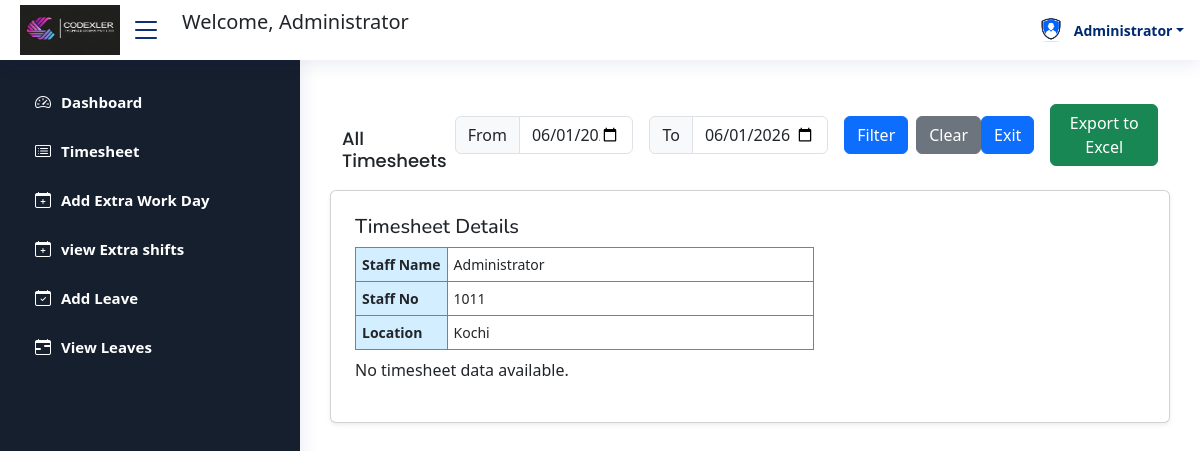
Page /view_all_timesheets (signed in) on the committed database.
### codex_app/models.py (models this page shows, shortened)
class Registration(models.Model):
    Emp_Id = models.CharField(max_length=200, null=True, blank=True)
    First_name = models.CharField(max_length=200, null=True, blank=True)
    department = models.ForeignKey(
        Department,
        on_delete=models.SET_NULL,
        null=True,
        blank=True
    )
    designation = models.ForeignKey(
        Designation,
        on_delete=models.SET_NULL,
        null=True,
        blank=True
    )
    Email = models.EmailField(max_length=200, null=True, blank=True)
    Password = models.CharField(max_length=200, null=True, blank=True)
    Mobile_Number = models.CharField(max_length=200, null=True, blank=True)
    Registration_date = models.DateField(null=True, blank=True)
    Image = models.ImageField(upload_to='images/', null=True, blank=True)
    Gender = models.CharField(max_length=200, null=True, blank=True)
    Address = models.CharField(max_length=1000, null=True, blank=True)
    Location = models.CharField(max_length=1000, null=True, blank=True)
    User_role = models.CharField(max_length=200, null=True, blank=True)
    user = models.OneToOneField(
        User,
        on_delete=models.CASCADE,
        null=True,
        blank=True
    )

### codex_app/views.py (the view, shortened to what this page needs)
# urls.py: path('view_all_timesheets', views.view_all_timesheets, name='view_all_timesheets'),
def view_all_timesheets(request):
    staff_id = request.session.get('logg')
    if not staff_id:
        return render(request, 'error.html', {'message': 'User not logged in'})
    bok = get_object_or_404(Registration, id=staff_id)
    from_date = request.GET.get('from_date', '')
    to_date = request.GET.get('to_date', '')
    timesheets = Create_Timesheet.objects.filter(staff_list=bok)
    timesheet = Create_Timesheet_Line.objects.filter(staff_list=bok)
    if from_date:
        from_date = datetime.strptime(from_date, '%Y-%m-%d').date()
    if to_date:
        to_date = datetime.strptime(to_date, '%Y-%m-%d').date()
    monthly_timesheets = defaultdict(list)
    total_hours_all = 0
    return render(request, 'view_all_timesheets.html', {
        'monthly_timesheets': dict(monthly_timesheets),
        'total_hours': total_hours_all,
        'bok': bok,
        'from_date': from_date,
        'to_date': to_date,
        'timesheet':timesheet
    })

### templates/view_all_timesheets.html (shortened to what this page needs)
{% load static %}
{% include 'admin_nav.html' %}
<!DOCTYPE html>
<html lang="en">
<head>
  <link href="https://cdn.jsdelivr.net/npm/bootstrap@5.3.0/dist/css/bootstrap.min.css" rel="stylesheet">
</head>
<body>
  <main id="main" class="main">
  <div class="container mt-4">
    <div class="d-flex justify-content-between align-items-center">
      <h3 class="card-title">All Timesheets</h3>
      <form method="get" id="filterForm" class="mb-4 d-flex align-items-center">
        <div class="d-flex">
          <div class="input-group me-3">
            <span class="input-group-text" id="from-date-prefix">From</span>
            <input type="date" name="from_date" id="from_date" class="form-control">
          </div>
          <div class="input-group me-3">
            <span class="input-group-text" id="to-date-prefix">To</span>
            <input type="date" name="to_date" id="to_date" class="form-control">
          </div>
          <button type="submit" class="btn btn-primary me-2">Filter</button>
          <button type="button" id="clearFilter" class="btn btn-secondary">Clear</button>
        </div>
      </form>
      <div class="mb-4 text-end d-flex align-items-center">
        <a href="{% url 'view_timesheets_staff' %}"class="btn btn-primary me-3">Exit</a>
        <button class="btn btn-success" id="export-excel">Export to Excel</button>
      </div>
    </div>
  </div>
  <div class="card shadow-sm">
    <div class="card-body p-4">
      <div class="mb-2" id="timesheet-details">
        <h5 class="mb-2">Timesheet Details</h5>
        <table class="table-bordered" style="border-collapse: collapse; font-size: 14px;">
          <tr>
            <th style="background-color: #D3EEFF; text-align: left; padding: 6px;width: 20%; ">Staff Name</th>
            <td style="padding: 6px;">{{ bok.First_name }}</td>
          </tr>
          <tr>
            <th style="background-color: #D3EEFF; text-align: left; padding: 6px;width: 20%; ">Staff No</th>
            <td style="padding: 6px;">{{ bok.Emp_Id }}</td>
          </tr>
          <tr>
            <th style="background-color: #D3EEFF; text-align: left; padding: 6px;width: 20%; ">Location</th>
            <td style="padding: 6px;">{{ bok.Location }}</td>
          </table>
      </div>
{% if monthly_timesheets %}
<div class="card mb-3">
  <div class="card-body p-2">
    <table class="table table-bordered table-striped align-middle text-center" id="timesheet-table" style="font-size: 13px;">
      <thead>
        <tr>
          <th style="background-color: #D3EEFF; width: 10%;">Sl No</th>
          <th style="background-color: #D3EEFF; width: 15%;">Date</th>
          <th style="background-color: #D3EEFF; width: 15%;">Day</th>
          <th style="background-color: #D3EEFF; width: 15%;">Project No</th>
          <th style="background-color: #D3EEFF; width: 15%;">Project Name</th>
          <th style="background-color: #D3EEFF; width: 20%;">Description</th>
          <th style="background-color: #D3EEFF; width: 15%;">Week</th>
          <th style="background-color: #D3EEFF; width: 15%;">Hours Worked</th>
        </tr>
      </thead>
      <tbody>
        {% for month, entries in monthly_timesheets.items %}
        {% regroup entries by week_label as week_groups %}
        {% for week in week_groups %}
          {% for entry in week.list %}
            <tr>
              <td>{{ forloop.parentloop.counter0|add:forloop.counter }}</td>
              <td>{{ entry.date }}</td>
              <td>
                <table style="width: 100%; padding: 2px;">
                  <tbody>
                    {% if entry.hours.mon %}<tr><td>Mon</td></tr>{% endif %}
                    {% if entry.hours.tue %}<tr><td>Tue</td></tr>{% endif %}
                    {% if entry.hours.wed %}<tr><td>Wed</td></tr>{% endif %}
                    {% if entry.hours.thu %}<tr><td>Thu</td></tr>{% endif %}
                    {% if entry.hours.fri %}<tr><td>Fri</td></tr>{% endif %}
                    {% if entry.hours.sat %}<tr><td>Sat</td></tr>{% endif %}
                    {% if entry.hours.sun %}<tr><td>Sun</td></tr>{% endif %}
                  </tbody>
                </table>
              </td>
              <td>{{ entry.project_no }}</td>
              <td>{{ entry.project_name }}</td>
              <td>{{ entry.remarks }}</td>
              <td>{{ week.grouper }}</td>
              <td class="fw-bold total-hours" style="font-size: 14px;">{{ entry.total }}</td>
            </tr>
          {% endfor %}
        {% endfor %}
      {% endfor %}
      {% else %}
        <p>No timesheet data available.</p>
      {% endif %}
</body>
</html>

### templates/admin_nav.html (shortened to what this page needs)
{% load static %}
<!DOCTYPE html>
<html lang="en">
<head>
  <link rel="stylesheet" href="https://pro.fontawesome.com/releases/v5.10.0/css/all.css">
  <link rel="stylesheet" href="https://cdn.jsdelivr.net/npm/bootstrap@5.3.0/dist/css/bootstrap.min.css">
  <link rel="stylesheet" href="static/assets/vendor/bootstrap-icons/bootstrap-icons.css">
  <link rel="stylesheet" href="static/assets/vendor/boxicons/css/boxicons.min.css">
  <link rel="stylesheet" href="static/assets/vendor/quill/quill.snow.css">
  <link rel="stylesheet" href="static/assets/vendor/remixicon/remixicon.css">
  <link rel="stylesheet" href="static/assets/vendor/simple-datatables/style.css">
  <link rel="stylesheet" href="static/assets/css/style.css">
</head>
<body>
  <header id="header" class="header fixed-top d-flex align-items-center">
    <div class="d-flex align-items-center justify-content-between">
      <a href=""><img src="/static/logo_c_frame.jpeg" width="100" height="50" alt=""></a>
      <i class="bi bi-list toggle-sidebar-btn"></i>
    </div>
    <div class="search-bar">
      <p style="font-size:20px;">Welcome, {{ bok.First_name }}
     </p>
    </div>
    <nav class="header-nav ms-auto">
      <ul class="d-flex align-items-center">
        <li class="nav-item dropdown pe-3">
          <a class="nav-link nav-profile d-flex align-items-center pe-0" href="#" data-bs-toggle="dropdown">
            <img src="/media/{{ bok.Image }}" alt="" width="30">
            <span class="d-none d-md-block dropdown-toggle ps-2">{{ bok.First_name }}</span>
          </a>
        </li>
      </ul>
    </nav>
  </header>
  <aside id="sidebar" class="sidebar" style="background-color: #161f2e;">
    <ul class="sidebar-nav" id="sidebar-nav">
      <li class="nav-item">
        <a class="nav-link {% if request.resolver_match.url_name == 'employee_home' %}active{% endif %}" href="{% url 'employee_home' %}" style="background-color: #161f2e; color: white;">
          <i class="bi bi-speedometer2" style="color: white;"></i> Dashboard
        </a>
      </li>
      <li class="nav-item">
        <a class="nav-link {% if request.resolver_match.url_name == 'view_timesheets_staff' %}active{% endif %}" href="{% url 'view_timesheets_staff' %}" style="background-color: #161f2e; color: white;">
          <i class="bi bi-card-list" style="color: white;"></i> Timesheet
        </a>
      </li>
      <li class="nav-item">
        <a class="nav-link {% if request.resolver_match.url_name == 'submit_additional_day' %}active{% endif %}" href="{% url 'submit_additional_day' %}" style="background-color: #161f2e; color:white;">
          <i class="bi bi-calendar-plus" style="color:white;"></i> Add Extra Work Day
        </a>
      </li>
      <li class="nav-item">
        <a class="nav-link {% if request.resolver_match.url_name == 'view_additional_days' %}active{% endif %}" href="{% url 'view_additional_days' %}" style="background-color: #161f2e; color:white;">
          <i class="bi bi-calendar-plus" style="color:white;"></i> view Extra shifts
        </a>
      </li>
      <li class="nav-item">
        <a class="nav-link {% if request.resolver_match.url_name == 'apply_leave_staff' %}active{% endif %}" href="{% url 'apply_leave_staff' %}" style="background-color: #161f2e; color:white;">
          <i class="bi bi-calendar-check" style="color:white;"></i> Add Leave
        </a>
      </li>
      <li class="nav-item">
        <a class="nav-link {% if request.resolver_match.url_name == 'view_leaves_staff' %}active{% endif %}" href="{% url 'view_leaves_staff' %}" style="background-color: #161f2e; color:white;">
          <i class="bi bi-calendar-range" style="color:white;"></i> View Leaves
        </a>
      </li>
    </ul>
  </aside>
</body>
</html>

### static/assets/css/style.css (style rules this page uses)
:root { scroll-behavior: smooth; }
body { font-family: "Open Sans", sans-serif; background: #f6f9ff; color: #444444; }
a { color: #4154f1; text-decoration: none; }
h1, h2, h3, h4, h5, h6 { font-family: "Nunito", sans-serif; }
#main { margin-top: 60px; padding: 20px 30px; transition: all 0.3s; }
.card { margin-bottom: 30px; border: none; border-radius: 5px; box-shadow: 0px 0 30px rgba(1, 41, 112, 0.1); }
.card-title { padding: 20px 0 15px 0; font-size: 18px; font-weight: 500; color: #012970; font-family: "Poppins", sans-serif; }
.card-body { padding: 0 20px 20px 20px; }
.header { transition: all 0.5s; z-index: 997; height: 60px; box-shadow: 0px 2px 20px rgba(1, 41, 112, 0.1); background-color: #fff; padding-left: 20px; }
.header .toggle-sidebar-btn { font-size: 32px; padding-left: 10px; cursor: pointer; color: #012970; }
.header .search-bar { min-width: 360px; padding: 0 20px; }
.header-nav ul { list-style: none; }
.header-nav>ul { margin: 0; padding: 0; }
.header-nav .nav-profile { color: #012970; }
.header-nav .nav-profile img { max-height: 36px; }
.header-nav .nav-profile span { font-size: 14px; font-weight: 600; }
.sidebar { position: fixed; top: 60px; left: 0; bottom: 0; width: 300px; z-index: 996; transition: all 0.3s; padding: 20px; overflow-y: auto; scrollbar-width: thin; scrollbar-color: #aab7cf transparent; box-shadow: 0px 0px 20px rgba(1, 41, 112, 0.1); background-color: #fff; }
@media (min-width: 1200px) { #main, #footer { margin-left: 300px; } }
.sidebar-nav { padding: 0; margin: 0; list-style: none; }
.sidebar-nav li { padding: 0; margin: 0; list-style: none; }
.sidebar-nav .nav-item { margin-bottom: 5px; }
.sidebar-nav .nav-link { display: flex; align-items: center; font-size: 15px; font-weight: 600; color: #4154f1; transition: 0.3; background: #f6f9ff; padding: 10px 15px; border-radius: 4px; }
.sidebar-nav .nav-link i { font-size: 16px; margin-right: 10px; color: #4154f1; }

### rows in the picture
Registration: First_name "Administrator", Image (picture), Emp_Id "1011", Location "Kochi"
